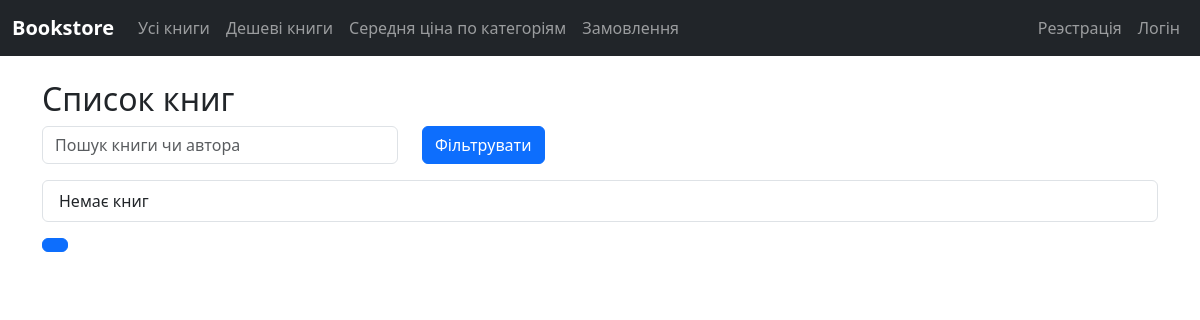
/shop/cheap-books/, run on an earlier commit of the app's database.
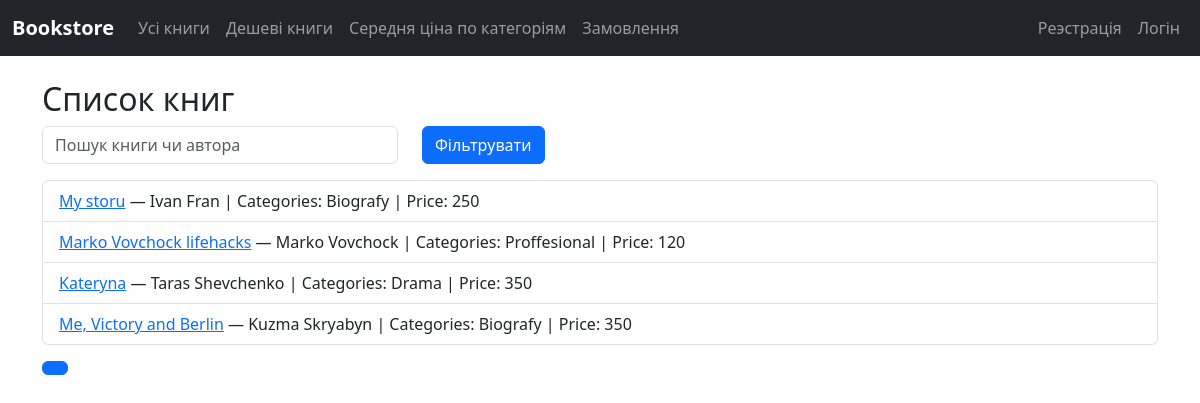
And on a later commit of the database.
### shop/models.py (models this page shows)
class Book(models.Model):
    title = models.CharField(max_length=100)
    author = models.ManyToManyField(Author)
    category = models.ManyToManyField(Category)
    publisher = models.ForeignKey('Publisher', on_delete=models.CASCADE)
    published_year = models.IntegerField()
    added_at = models.DateTimeField()
    amount = models.IntegerField()
    price = models.IntegerField()
    available = models.BooleanField(default=True)
    calculated_rating = models.DecimalField(max_digits=5, decimal_places=2, null=True)

class Author(models.Model):
    first_name = models.CharField(max_length=100)
    last_name = models.CharField(max_length=100)
    country = models.CharField(max_length=100)
    birth_date = models.DateField(default=timezone.now)
    bio = models.TextField(default="No bio yet")
    def __str__(self):
        return self.first_name + " " + self.last_name

class Category(models.Model):
    name = models.CharField(max_length=100)
    bio = models.TextField(default="No bio yet")
    def __str__(self):
        return self.name

### shop/views.py (the view)
# urls.py: path("cheap-books/", AllCheapBooksView.as_view(), name="cheap_books"),
class AllCheapBooksView(ListView):
    model = Book
    template_name = "books.html"
    context_object_name = "books"
    paginate = 4
    def get_queryset(self):
        query = self.request.GET.get("q")
        qs =  Book.objects.filter(price__lt=500).prefetch_related("author", "category")
        if query:
            qs = qs.filter(Q(title__icontains=query) | Q(author__last_name__icontains=query))
        return qs

### templates/books.html (shortened to what this page needs)
{% extends "base.html" %}
{% block content %}
<h2>Список книг</h2>
<form method="get" class="mb-3">
    <div class="row">
        <div class="col-md-4">
            <input type="text" name="q" class="form-control" placeholder="Пошук книги чи автора" value="{{ request.GET.q }}">
        </div>
        <div class="col-md-2">
            <button type="submit" class="btn btn-primary">Фільтрувати</button>
        </div>
    </div>
</form>
<ul class="list-group">
    {% for book in books %}
        <li class="list-group-item">
            <a href="{% url 'shop:book' book_id=book.id %}">{{ book.title }}</a>
            —
            {% for author in book.author.all %}
                {{ author }}{% if not forloop.last %}, {% endif %}
            {% empty %}
                No authors
            {% endfor %}
            | Categories:
            {% for category in book.category.all %}
                {{ category }}{% if not forloop.last %}, {% endif %}
            {% empty %}
                No categories
            {% endfor %}
            | Price: {{ book.price }}
        </li>
    {% empty %}
        <li class="list-group-item">Немає книг</li>
    {% endfor %}
</ul>
<nav>
    <ul class="pagination mt-3">
        <li class="page-item active"><span class="page-link">{{ page_obj.number }}</span></li>
    </ul>
</nav>
{% endblock %}

### templates/base.html (shortened to what this page needs)
{% load static %}
<!DOCTYPE html>
<html lang="en">
<head>
    <link rel="stylesheet" href="https://cdn.jsdelivr.net/npm/bootstrap@5.3.0/dist/css/bootstrap.min.css">
    <link rel="stylesheet" href="{% static 'css/style.css' %}">
</head>
<body>
    <nav class="navbar navbar-expand-lg navbar-dark bg-dark">
        <div class="container-fluid">
            <a class="navbar-brand" href="{% url 'shop:all_books' %}">Bookstore</a>
            <div class="collapse navbar-collapse">
                <ul class="navbar-nav me-auto">
                    <li class="nav-item"><a class="nav-link" href="{% url 'shop:all_books' %}">Усі книги</a></li>
                    <li class="nav-item"><a class="nav-link" href="{% url 'shop:cheap_books' %}">Дешеві книги</a></li>
                    <li class="nav-item"><a class="nav-link" href="{% url 'shop:avg_price' %}">Середня ціна по категоріям</a></li>
                    <li class="nav-item"><a class="nav-link" href="{% url 'order:new_order' %}">Замовлення</a></li>
                </ul>
                <ul class="navbar-nav ms-auto">
                    {% if user.is_authenticated %}
                    <h5 class="text-white"> Hi, {{ user.username }}</h5>
                    <li class="nav-item"> {% csrf_token %} <a class="nav-link" href="{% url 'user:logout' %}">Логаут</a></li>
                    {% else %}
                    <li class="nav-item"><a class="nav-link" href="{% url 'user:user_register' %}">Реэстрація</a></li>
                    <li class="nav-item"><a class="nav-link" href="{% url 'user:user_login' %}">Логін</a></li>
                    {% endif %}
                </ul>
            </div>
        </div>
    </nav>
    <div class="container mt-4">
        {% block content %}{% endblock %}
    </div>
</body>
</html>

### static/css/style.css (style rules this page uses)
.navbar-brand { font-weight: bold; }
.pagination .page-link { color: #212529; }

What changed in the data, as far as the page shows it:
added Book: title "My storu", price "250"
added Author: first_name+last_name "Ivan Fran", shown under "My storu"
added Category: name "Biografy"
added Book: title "Marko Vovchock lifehacks", price "120"
added Author: first_name+last_name "Marko Vovchock", shown under "Marko Vovchock lifehacks"
added Category: name "Proffesional", shown under "Marko Vovchock lifehacks"
added Book: title "Kateryna", price "350"
now on this page (row unchanged): Author: first_name+last_name "Taras Shevchenko", shown under "Kateryna"
added Category: name "Drama", shown under "Kateryna"
added Book: title "Me, Victory and Berlin", price "350"
added Author: first_name+last_name "Kuzma Skryabyn", shown under "Me, Victory and Berlin"
Also different on the page:
text no longer shown: "Немає книг"
